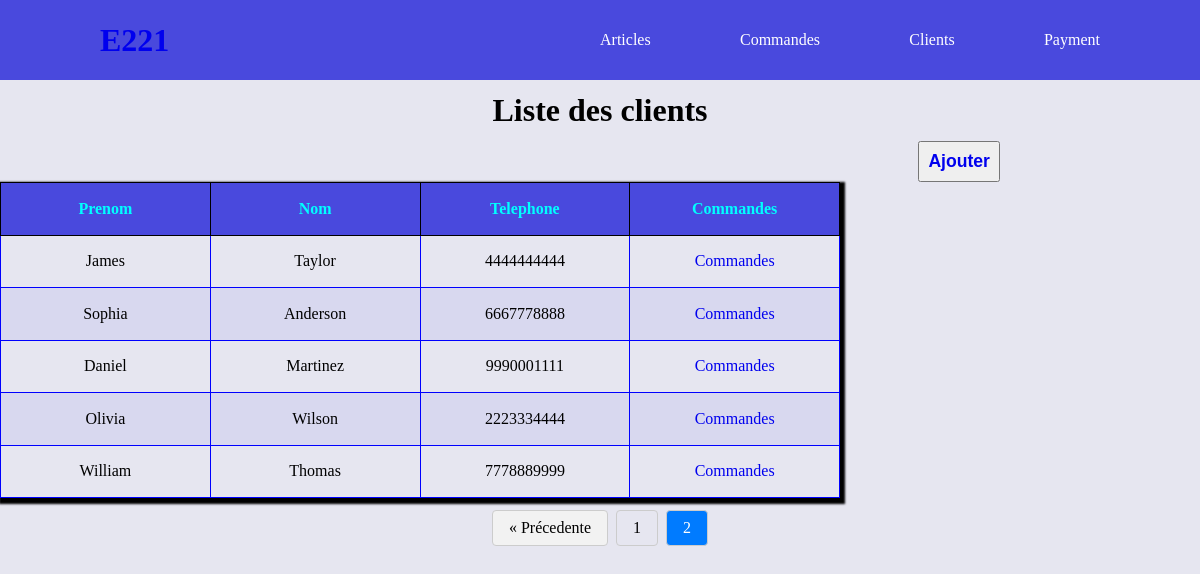
/?controller=client&page=listclient&pos=2, run on the app's committed database.
### tables this page shows
CREATE TABLE client(
   id INT NOT NULL AUTO_INCREMENT ,
   nom VARCHAR(100) NOT NULL,
   prenom VARCHAR(100) NOT NULL,
   telephone VARCHAR(20) NOT NULL UNIQUE,
   PRIMARY KEY(id)
);

### config/helpers.php (called while the page is built, shortened)
<?php
function loadview(string $views, array $data = [], $layout = "base")
{
    extract($data);
    require_once(ROOT . "/views/" . $views);
}
function path(string $controller, string $page, array $additional = []): string
{
    $link = WEBROOT . "/?controller=$controller&page=$page";
    if (!empty($additional)) {
      foreach ($additional as $key => $value) {
        $link=$link."&"."$key=$value";
      }
    }
    return $link;
}
function countElement(string $table){
    $sql= "select count(*) as total from $table"  ;
   return executeSelect($sql,[],true);
}

### public/index.php (called while the page is built, shortened)
<?php
    require_once(ROOT."/config/router.php");

### bd/database.php (called while the page is built, shortened)
<?php
function openConnexion(){
    $data=null;
    $servername = 'localhost';
    $username = 'gesarticle';
    $password = 'passer123';
    $dbname="article";
    try {
        $conn = new PDO("mysql:host=$servername;dbname=$dbname", $username, $password);
        $conn->setAttribute(PDO::ATTR_ERRMODE, PDO::ERRMODE_EXCEPTION);
        $conn->setAttribute(PDO::ATTR_DEFAULT_FETCH_MODE, PDO::FETCH_ASSOC);
        return $conn;
    } catch(PDOException $e) {
        echo "Erreur de connexion à la base de données : " . $e->getMessage();
    }
}
function executeSelect(string $sql,array $data=[],$one=false) {
        $conn=openConnexion();
        $statement = $conn->prepare($sql);
      count($data)==0?$statement->execute():$statement->execute($data);
      $result=$one==true?$statement->fetch():$statement->fetchAll();
        return $result ;
}

### model/client.model.php (called while the page is built, shortened)
<?php
function findAllClients($debut=0){
    $sql="select * from client ";
    $sql=$sql."limit $debut,5";
    return executeSelect($sql);
}

### views/client/listclient.html.php (the view, shortened to what this page needs)
<h1> Liste des clients </h1>
<div class="col-12 flex aic jcc">
    <div class="col-8 flex aiend">
        <button><a href="<?= path('client', 'ajoutclient') ?>">Ajouter</a></button>
    </div>
</div>
<table>
    <thead>
        <th>Prenom</th>
        <th>Nom</th>
        <th> Telephone</th>
        <th>Commandes</th>
    </thead>
    <tbody>
        <?php foreach ($clients as $key => $client) : ?>
            <tr>
                <td><?= $client["prenom"] ?></td>
                <td><?= $client["nom"] ?></td>
                <td><?= $client["telephone"] ?></td>
                <td> <a href=" <?= path('commande', 'commande', ['key' => $client["id"],'client'=>$client["prenom"]." ".$client["nom"]]) ?>"> Commandes</a> </td>
            </tr>
        <?php endforeach ?>
    </tbody>
</table>
<div class="flex jcc aic col-12 espaceTB">
    <div class="pagination ">
        <?php if ($page > 1) : ?>
            <a href="<?= path('client', 'listclient', ['pos' => ($page-1)]) ?>" class="prev">&laquo; Précedente</a>
        <?php endif ?>
        <?php for ($i = 1; $i <= $nbr_page; $i++) : ?>
            <a href=" <?= path('client', 'listclient', ['pos' => $i]) ?>" class=<?=$page==$i?"active":""?>><?= $i ?> </a>
        <?php endfor ?>
    </div>
</div>

### public/css/style.css (style rules this page uses)
* { padding: 0; margin: 0; list-style-type: none; text-decoration: none; box-sizing: border-box; }
.aiend { align-items: flex-end; justify-content: right; }
.espaceTB { margin: 1% 0%; }
.jcc { justify-content: center; }
.flex { display: flex; align-items: center; }
body { background-color: rgb(230, 230, 240); }
table { border-collapse: collapse; box-shadow: 2px 3px 2px 3px black; width: 70%; text-align: center; table-layout: fixed; }
th { border: solid 1px black; padding: 2%; background-color: rgb(73, 73, 221); color: aqua; text-align: center; }
td { border: solid 1px blue; padding: 2%; text-align: center; }
tbody tr:nth-child(even) { background-color: rgb(216, 216, 239); }
h1 { text-align: center; margin: 1% 0; }
button { color: white; padding: 1%; font-weight: 900; font-size: 1.1em; cursor: pointer; transition: .8s; }
.pagination { display: flex; list-style: none; padding: 0; }
.pagination a { color: #000; text-decoration: none; padding: 8px 16px; margin: 0 4px; border: 1px solid #ccc; border-radius: 4px; }
.pagination a.active { background-color: #007bff; color: #fff; }
.pagination .prev, .pagination .next { background-color: #f2f2f2; }
.col-8 { width: 66.66%; }
.col-12 { width: 100%; }

### data on the page
client: prenom "James", nom "Taylor", telephone "4444444444"
client: prenom "Sophia", nom "Anderson", telephone "6667778888"
client: prenom "Daniel", nom "Martinez", telephone "9990001111"
client: prenom "Olivia", nom "Wilson", telephone "2223334444"
client: prenom "William", nom "Thomas", telephone "7778889999"
